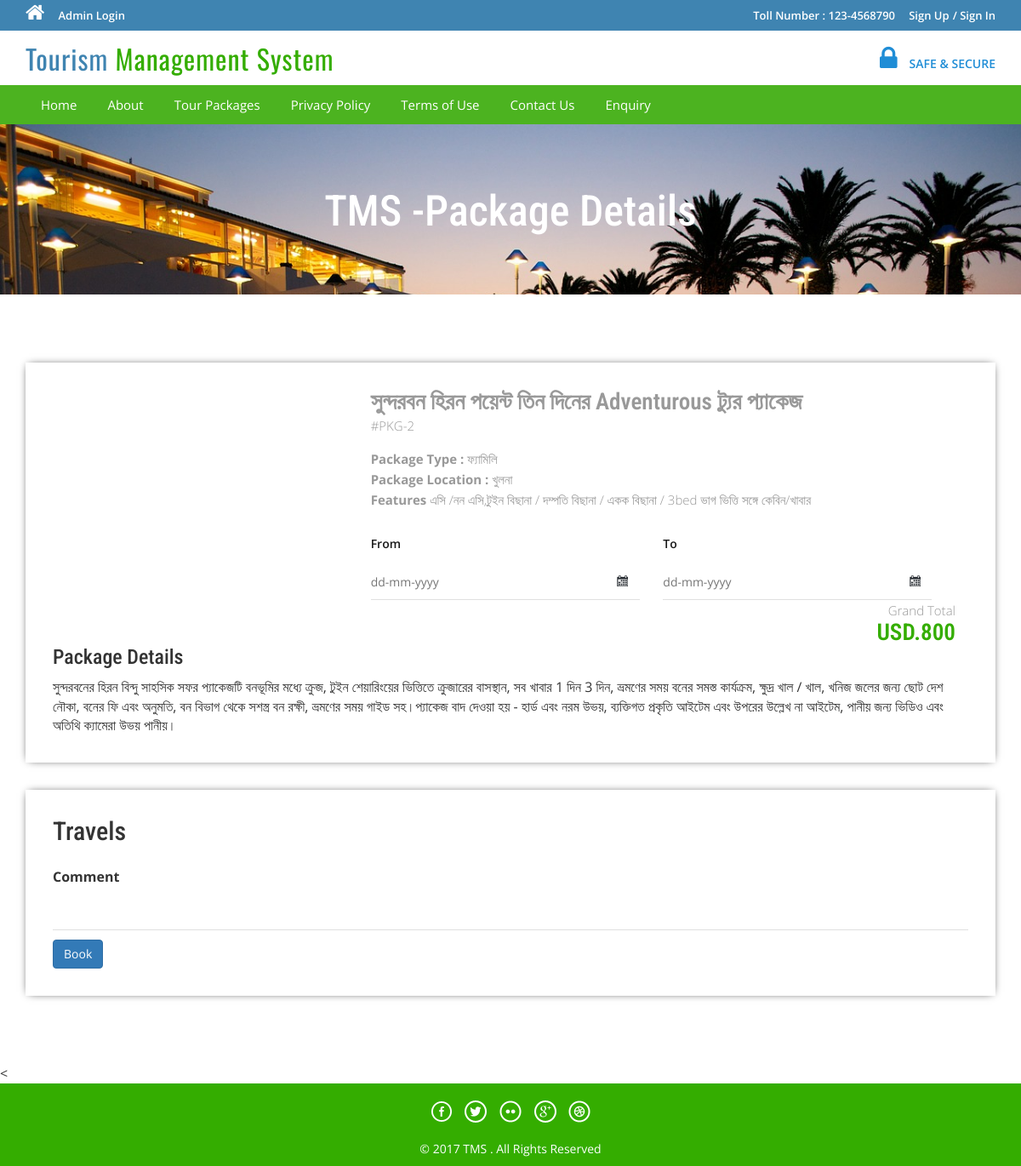
Screenshot of /package-details.php?pkgid=2 with the database file from the repository.
### tables this page shows
CREATE TABLE `tbltourpackages` (
  `PackageId` int(11) NOT NULL,
  `PackageName` varchar(200) NOT NULL,
  `PackageType` varchar(150) NOT NULL,
  `PackageLocation` varchar(100) NOT NULL,
  `PackagePrice` int(11) NOT NULL,
  `PackageFetures` varchar(255) NOT NULL,
  `PackageDetails` mediumtext NOT NULL,
  `PackageImage` varchar(100) NOT NULL,
  `Creationdate` timestamp NOT NULL DEFAULT CURRENT_TIMESTAMP,
  `UpdationDate` timestamp NULL DEFAULT '0000-00-00 00:00:00' ON UPDATE CURRENT_TIMESTAMP
);

### package-details.php (the view, shortened to what this page needs)
<?php
include('includes/config.php');
?>
<!DOCTYPE HTML>
<html>
<head>
<link href="css/bootstrap.css" rel='stylesheet' type='text/css' />
<link href="css/style.css" rel='stylesheet' type='text/css' />
<link href="css/font-awesome.css" rel="stylesheet">
<link href="css/animate.css" rel="stylesheet" type="text/css" media="all">
<link rel="stylesheet" href="css/jquery-ui.css" />
</head>
<body>
<?php include('includes/header.php');?>
<div class="banner-3">
	<div class="container">
		<h1 class="wow zoomIn animated animated" data-wow-delay=".5s" style="visibility: visible; animation-delay: 0.5s; animation-name: zoomIn;"> TMS -Package Details</h1>
	</div>
</div>
<div class="selectroom">
	<div class="container">
<?php
$pid=intval($_GET['pkgid']);
$sql = "SELECT * from tbltourpackages where PackageId=:pid";
$query = $dbh->prepare($sql);
$query -> bindParam(':pid', $pid, PDO::PARAM_STR);
$query->execute();
$results=$query->fetchAll(PDO::FETCH_OBJ);
if($query->rowCount() > 0)
{
foreach($results as $result)
{	?>
<form name="book" method="post">
		<div class="selectroom_top">
			<div class="col-md-4 selectroom_left wow fadeInLeft animated" data-wow-delay=".5s">
			</div>
			<div class="col-md-8 selectroom_right wow fadeInRight animated" data-wow-delay=".5s">
				<h2><?php echo htmlentities($result->PackageName);?></h2>
				<p class="dow">#PKG-<?php echo htmlentities($result->PackageId);?></p>
				<p><b>Package Type :</b> <?php echo htmlentities($result->PackageType);?></p>
				<p><b>Package Location :</b> <?php echo htmlentities($result->PackageLocation);?></p>
					<p><b>Features</b> <?php echo htmlentities($result->PackageFetures);?></p>
					<div class="ban-bottom">
				<div class="bnr-right">
				<label class="inputLabel">From</label>
				<input class="date" id="datepicker" type="text" placeholder="dd-mm-yyyy"  name="fromdate" required="">
			</div>
			<div class="bnr-right">
				<label class="inputLabel">To</label>
				<input class="date" id="datepicker1" type="text" placeholder="dd-mm-yyyy" name="todate" required="">
			</div>
			</div>
				<div class="grand">
					<p>Grand Total</p>
					<h3>USD.800</h3>
				</div>
			</div>
		<h3>Package Details</h3>
				<p style="padding-top: 1%"><?php echo htmlentities($result->PackageDetails);?> </p>
		</div>
		<div class="selectroom_top">
			<h2>Travels</h2>
			<div class="selectroom-info animated wow fadeInUp animated" data-wow-duration="1200ms" data-wow-delay="500ms" style="visibility: visible; animation-duration: 1200ms; animation-delay: 500ms; animation-name: fadeInUp; margin-top: -70px">
				<ul>
					<li class="spe">
						<label class="inputLabel">Comment</label>
						<input class="special" type="text" name="comment" required="">
					</li>
					<?php if($_SESSION['login'])
					{?>
						<li class="spe" align="center">
					<button type="submit" name="submit2" class="btn-primary btn">Book</button>
						</li>
						<?php } else {?>
							<li class="sigi" align="center" style="margin-top: 1%">
							<a href="#" data-toggle="modal" data-target="#myModal4" class="btn-primary btn" > Book</a></li>
							<?php } ?>
				</ul>
			</div>
		</div>
		</form>
<?php }} ?>
	</div>
</div>
<
<?php include('includes/footer.php');?>
</body>
</html>

### css/style.css (style rules this page uses)
html, body { font-size: 100%; background: #fff; font-family: 'Open Sans', sans-serif; }
body a,.grid_1,plan_1,plan_1.one,plan_1.two,i.icon1, i.icon2, i.icon3, i.icon4, i.icon5, i.icon6 { transition:0.5s all; -webkit-transition:0.5s all; -moz-transition:0.5s all; -o-transition:0.5s all; -ms-transition:0.5s all; }
h1,h2,h3,h4,h5,h6 { margin:0; font-family: 'Roboto Condensed', sans-serif; }
p { margin:0; }
ul { margin:0; padding:0; }
label { margin:0; }
.bnr-right input[type="text"] { width: 95%; color: #9E9E9E; outline: none; font-size: 14px; padding: 10px 10px; border: 1px solid #9E9E9E; -webkit-appearance: none; margin-top: 10px; }
.date { background: url(../images/date-icon.png) no-repeat 95.5% 45% #fff; cursor: pointer; }
.ban-top .inputLabel,.ban-bottom .inputLabel { display: block; font-weight: 600; font-size: 14px; margin-bottom: 5px; color: #191919; }
.bnr-right { float: left; width:50%; }
.ban-bottom { margin-top: 30px; }
.banner-3 { background: url(../images/6.jpg)no-repeat; background-size: cover; -webkit-background-size: cover; -o-background-size: cover; -ms-background-size: cover; -moz-background-size: cover; min-height:200px; }
.banner-3 h1 { font-size: 50px; margin-bottom: 40px; padding: 1.5em 0 0; text-align: center; color: #fff; }
.selectroom { padding: 5em 0 3em; }
.selectroom_top { padding: 2em; box-shadow: 0px 0px 10px -4px #000; margin-bottom: 2em; }
.grand { text-align: right; }
.selectroom_right h2 { font-size: 1.7em; color: #999; font-weight: 600; margin: 0; }
.selectroom_right h3 { font-size: 1.7em; font-weight: 600; color:#34ad00; }
p.dow { font-size: 15px; color: #999; font-weight: 300; line-height: 1.8em; margin-bottom:1em; }
.selectroom_right p { font-size: 15px; line-height: 1.6em; font-weight: 300; color: #999; }
.selectroom-info li { display: inline-block; float: left; }
.selectroom input[type="text"] { width: 92%; color: #9E9E9E; outline: none; font-size: 14px; padding: 10px 0px; border: none; border-bottom:1px solid rgba(0,0,0,.12); -webkit-appearance: none; margin-top: 10px; }
.selectroom-info ul { margin-top: 3em; }
li.spe { width: 100%; margin-top: 3em; }
li.spe input[type="text"] { width: 100%; }

### rows the page displays
tbltourpackages: PackageName "সুন্দরবন হিরন পয়েন্ট তিন দিনের Adventurous ট্যুর প্যাকেজ", PackageId "2", PackageType "ফ্যামিলি", PackageLocation "খুলনা", PackageFetures "এসি /নন এসি,টুইন বিছানা / দম্পতি বিছানা / একক বিছানা / 3bed ভাগ ভিত্তি সঙ্গে কেবিন/খাবার", PackageDetails "সুন্দরবনের হিরন বিন্দু সাহসিক সফর প্যাকেজটি বনভূমির মধ্যে ক্রুজ, টুইন শেয়ারিংয়ের ভিত্তিতে ক্রুজারের বাসস্থান, সব খাবার 1 দিন 3 দিন, ভ্রমণের সময় বনের সমস্ত কার্যক্রম, ক্ষুদ্র খাল / খাল, খনিজ জলের জন্য ছোট দেশ নৌকা, বনের ফি এবং অনুমতি, বন বিভাগ থেকে সশস্ত্র বন রক্ষী, ভ্রমণের সময় গাইড সহ।প্যাকেজ বাদ দেওয়া হয় - হার্ড এবং নরম উভয়, ব্যক্তিগত প্রকৃতি আইটেম এবং উপরের উল্লেখ না আইটেম, পানীয় জন্য ভিডিও এবং অতিথি ক্যামেরা উভয় পানীয়।"
